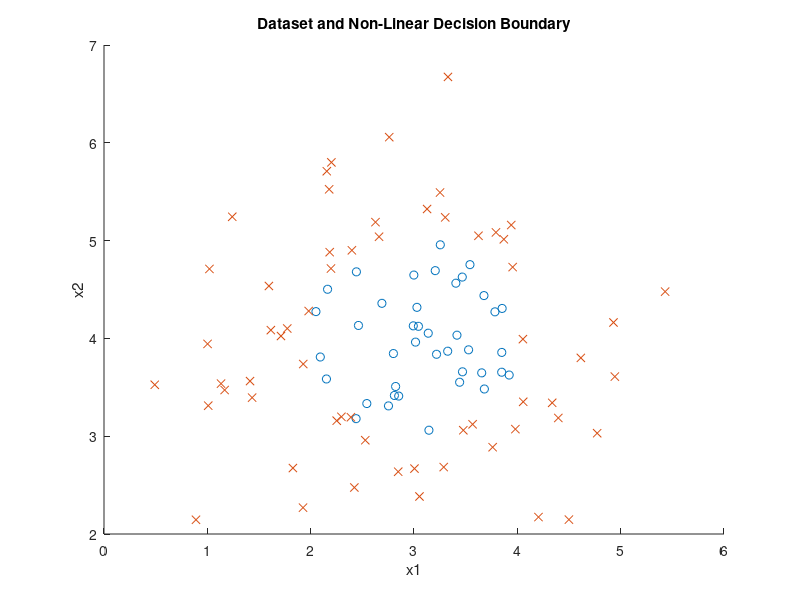

This figure's MATLAB source: (Note: this script raises an error after producing the figure.)
clear all
clc

load('credit.mat')
input=data;
output=label;
[m,n]=size(input);
counta=1;
countb=1;
for i=1:m
    if output(i)==1
        a(counta,1)=input(i,1);
        a(counta,2)=input(i,2);
        counta=counta+1;
    else
        b(countb,1)=input(i,1);
        b(countb,2)=input(i,2);
        countb=countb+1;
    end
end
scatter(a(:,1),a(:,2),'o')
hold on
scatter(b(:,1),b(:,2),'x')   
xlabel('x1')
ylabel('x2')
title('Dataset and Non-Linear Decision Boundary')

for i=1:10
    w1(i,1)=-0.1 + (0.2) * rand();
end
input=featuretransform(input,3);
features=9;
options = optimset('GradObj', 'on', 'MaxIter', 100);
[w objval] = fminunc(@(w)(objgradcompute(w, input, output,0)), w1, options)
plotdecisionboundary(w, input,output)



figure
scatter(a(:,1),a(:,2),'o')
hold on
scatter(b(:,1),b(:,2),'x') 
xlabel('x1')
ylabel('x2')
title('Dataset and Discriminant Function Decision Boundary')
lindiscriminant(input,output);